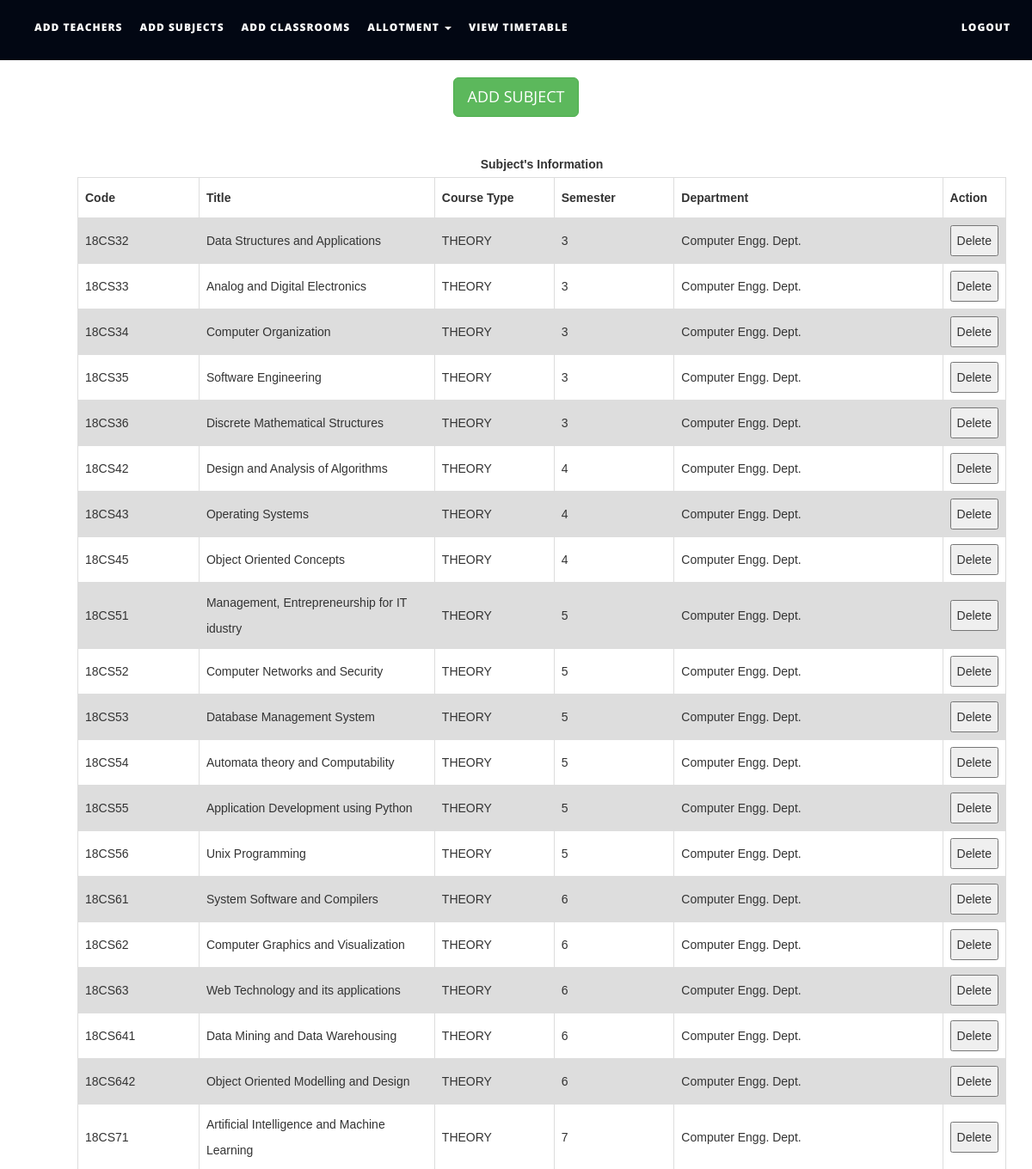
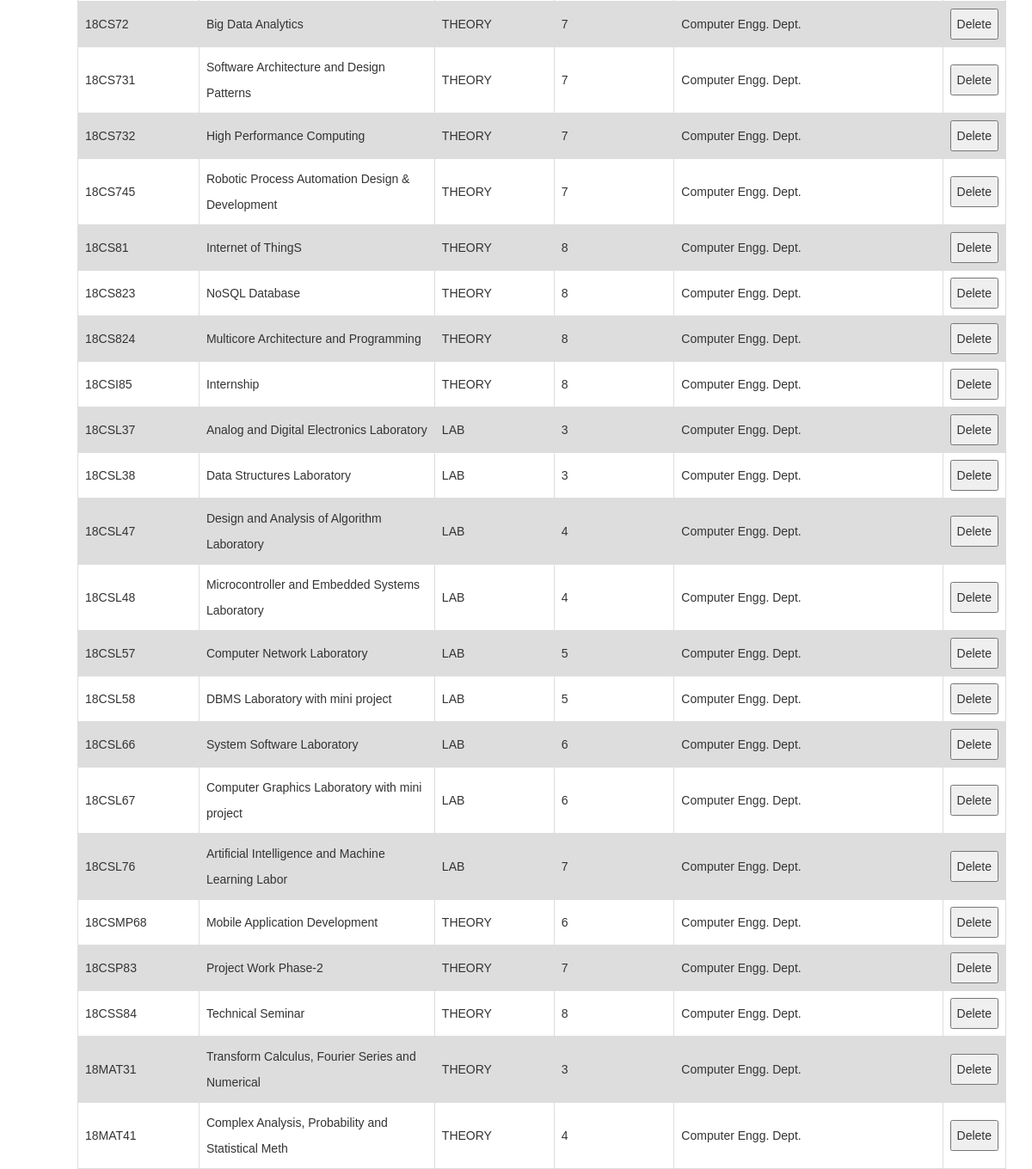
Page /files/addsubjects.php on the committed database (2 pictures, top to bottom).
### tables this page shows
CREATE TABLE `subjects` (
  `subject_code` varchar(10) NOT NULL,
  `subject_name` varchar(50) NOT NULL,
  `course_type` varchar(15) NOT NULL,
  `semester` int(1) NOT NULL,
  `department` varchar(50) NOT NULL,
  `isAlloted` int(1) NOT NULL,
  `allotedto` text NOT NULL,
  `allotedto2` text NOT NULL,
  `allotedto3` text NOT NULL
);

### files/addsubjects.php (the view, shortened to what this page needs)
<!DOCTYPE html>
<html xmlns="http://www.w3.org/1999/xhtml">
<head>
    <link href="assets/css/bootstrap.css" rel="stylesheet"/>
    <link href="assets/css/font-awesome.min.css" rel="stylesheet"/>
    <link href="assets/css/flexslider.css" rel="stylesheet"/>
    <link href="assets/css/style.css" rel="stylesheet"/>
</head>
<body>
<div class="navbar navbar-inverse navbar-fixed-top " id="menu">
    <div class="container">
        <div class="navbar-collapse collapse move-me">
            <ul class="nav navbar-nav navbar-left">
                <li><a href="addteachers.php">ADD TEACHERS</a></li>
                <li><a href="addsubjects.php">ADD SUBJECTS</a></li>
                <li><a href="addclassrooms.php">ADD CLASSROOMS</a></li>
                <li class="dropdown"><a class="dropdown-toggle" data-toggle="dropdown" aria-expanded="false">ALLOTMENT
                        <span class="caret"></span></a>
                </li>
                <li><a href="generatetimetable.php">VIEW TIMETABLE</a></li>
            </ul>
            <ul class="nav navbar-nav navbar-right">
                <li><a href="index.php">LOGOUT</a></li>
            </ul>
        </div>
    </div>
</div>
<br>
<div align="center" style="margin-top: 20px">
    <button id="subjectmanual" class="btn btn-success btn-lg">ADD SUBJECT</button>
</div>
<div>
    <br>
    <table id=subjectstable style="margin-left: 90px">
        <caption><strong> Subject's Information</strong></caption>
        <tr>
            <th width="150">Code</th>
            <th width=300>Title</th>
            <th width=150>Course Type</th>
            <th width="150">Semester</th>
            <th width="350">Department</th>
            <th width="40">Action</th>
        </tr>
        <?php
        $q = mysqli_query(mysqli_connect("localhost", "root", "", "ttms"),
            "SELECT * FROM subjects ORDER BY subject_code ASC ");
        while ($row = mysqli_fetch_assoc($q)) {
            echo "<tr><td>{$row['subject_code']}</td>
                    <td>{$row['subject_name']}</td>
                    <td>{$row['course_type']}</td>
                    <td>{$row['semester']}</td>
                     <td>{$row['department']}</td>
                     <td><button>Delete</button></td>
                    </tr>\n";
        }
        ?>
    </table>
</div>
</body>
</html>

### files/assets/css/style.css (style rules this page uses)
#menu { background-color: rgb(2, 7, 19); color: #fff; font-size: 12px; font-weight: 900; letter-spacing: 1px; min-height: 70px; }
.navbar-inverse { border-color: transparent; }
.navbar-inverse .navbar-nav > li > a, .navbar-inverse .navbar-nav > li > a:hover { color: #FFF; padding: 22px 10px; }

### files/addsubjects.php (style rules this page uses)
table { margin-top: 10px; font-family: arial, sans-serif; border-collapse: collapse; margin-left: 50px; width: 90%; }
td, th { border: 1px solid #dddddd; text-align: left; padding: 8px; }
tr:nth-child(even) { background-color: #dddddd; }

### rows in the picture
subjects: subject_code "18CS32", subject_name "Data Structures and Applications", course_type "THEORY", semester "3", department "Computer Engg. Dept."
subjects: subject_code "18CS33", subject_name "Analog and Digital Electronics", course_type "THEORY", semester "3", department "Computer Engg. Dept."
subjects: subject_code "18CS34", subject_name "Computer Organization", course_type "THEORY", semester "3", department "Computer Engg. Dept."
subjects: subject_code "18CS35", subject_name "Software Engineering", course_type "THEORY", semester "3", department "Computer Engg. Dept."
subjects: subject_code "18CS36", subject_name "Discrete Mathematical Structures", course_type "THEORY", semester "3", department "Computer Engg. Dept."
subjects: subject_code "18CS42", subject_name "Design and Analysis of Algorithms", course_type "THEORY", semester "4", department "Computer Engg. Dept."
subjects: subject_code "18CS43", subject_name "Operating Systems", course_type "THEORY", semester "4", department "Computer Engg. Dept."
subjects: subject_code "18CS45", subject_name "Object Oriented Concepts", course_type "THEORY", semester "4", department "Computer Engg. Dept."
subjects: subject_code "18CS51", subject_name "Management, Entrepreneurship for IT idustry", course_type "THEORY", semester "5", department "Computer Engg. Dept."
subjects: subject_code "18CS52", subject_name "Computer Networks and Security", course_type "THEORY", semester "5", department "Computer Engg. Dept."
subjects: subject_code "18CS53", subject_name "Database Management System", course_type "THEORY", semester "5", department "Computer Engg. Dept."
subjects: subject_code "18CS54", subject_name "Automata theory and Computability", course_type "THEORY", semester "5", department "Computer Engg. Dept."
subjects: subject_code "18CS55", subject_name "Application Development using Python", course_type "THEORY", semester "5", department "Computer Engg. Dept."
subjects: subject_code "18CS56", subject_name "Unix Programming", course_type "THEORY", semester "5", department "Computer Engg. Dept."
subjects: subject_code "18CS61", subject_name "System Software and Compilers", course_type "THEORY", semester "6", department "Computer Engg. Dept."
subjects: subject_code "18CS62", subject_name "Computer Graphics and Visualization", course_type "THEORY", semester "6", department "Computer Engg. Dept."
subjects: subject_code "18CS63", subject_name "Web Technology and its applications", course_type "THEORY", semester "6", department "Computer Engg. Dept."
subjects: subject_code "18CS641", subject_name "Data Mining and Data Warehousing", course_type "THEORY", semester "6", department "Computer Engg. Dept."
subjects: subject_code "18CS642", subject_name "Object Oriented Modelling and Design", course_type "THEORY", semester "6", department "Computer Engg. Dept."
subjects: subject_code "18CS71", subject_name "Artificial Intelligence and Machine Learning", course_type "THEORY", semester "7", department "Computer Engg. Dept."
subjects: subject_code "18CS72", subject_name "Big Data Analytics", course_type "THEORY", semester "7", department "Computer Engg. Dept."
subjects: subject_code "18CS731", subject_name "Software Architecture and Design Patterns", course_type "THEORY", semester "7", department "Computer Engg. Dept."
subjects: subject_code "18CS732", subject_name "High Performance Computing", course_type "THEORY", semester "7", department "Computer Engg. Dept."
subjects: subject_code "18CS745", subject_name "Robotic Process Automation Design & Development", course_type "THEORY", semester "7", department "Computer Engg. Dept."
subjects: subject_code "18CS81", subject_name "Internet of ThingS", course_type "THEORY", semester "8", department "Computer Engg. Dept."
subjects: subject_code "18CS823", subject_name "NoSQL Database", course_type "THEORY", semester "8", department "Computer Engg. Dept."
subjects: subject_code "18CS824", subject_name "Multicore Architecture and Programming", course_type "THEORY", semester "8", department "Computer Engg. Dept."
subjects: subject_code "18CSI85", subject_name "Internship", course_type "THEORY", semester "8", department "Computer Engg. Dept."
subjects: subject_code "18CSL37", subject_name "Analog and Digital Electronics Laboratory", course_type "LAB", semester "3", department "Computer Engg. Dept."
subjects: subject_code "18CSL38", subject_name "Data Structures Laboratory", course_type "LAB", semester "3", department "Computer Engg. Dept."
subjects: subject_code "18CSL47", subject_name "Design and Analysis of Algorithm Laboratory", course_type "LAB", semester "4", department "Computer Engg. Dept."
subjects: subject_code "18CSL48", subject_name "Microcontroller and Embedded Systems Laboratory", course_type "LAB", semester "4", department "Computer Engg. Dept."
subjects: subject_code "18CSL57", subject_name "Computer Network Laboratory", course_type "LAB", semester "5", department "Computer Engg. Dept."
subjects: subject_code "18CSL58", subject_name "DBMS Laboratory with mini project", course_type "LAB", semester "5", department "Computer Engg. Dept."
subjects: subject_code "18CSL66", subject_name "System Software Laboratory", course_type "LAB", semester "6", department "Computer Engg. Dept."
subjects: subject_code "18CSL67", subject_name "Computer Graphics Laboratory with mini project", course_type "LAB", semester "6", department "Computer Engg. Dept."
subjects: subject_code "18CSL76", subject_name "Artificial Intelligence and Machine Learning Labor", course_type "LAB", semester "7", department "Computer Engg. Dept."
subjects: subject_code "18CSMP68", subject_name "Mobile Application Development", course_type "THEORY", semester "6", department "Computer Engg. Dept."
subjects: subject_code "18CSP83", subject_name "Project Work Phase-2", course_type "THEORY", semester "7", department "Computer Engg. Dept."
subjects: subject_code "18CSS84", subject_name "Technical Seminar", course_type "THEORY", semester "8", department "Computer Engg. Dept."
subjects: subject_code "18MAT31", subject_name "Transform Calculus, Fourier Series and Numerical", course_type "THEORY", semester "3", department "Computer Engg. Dept."
subjects: subject_code "18MAT41", subject_name "Complex Analysis, Probability and Statistical Meth", course_type "THEORY", semester "4", department "Computer Engg. Dept."
